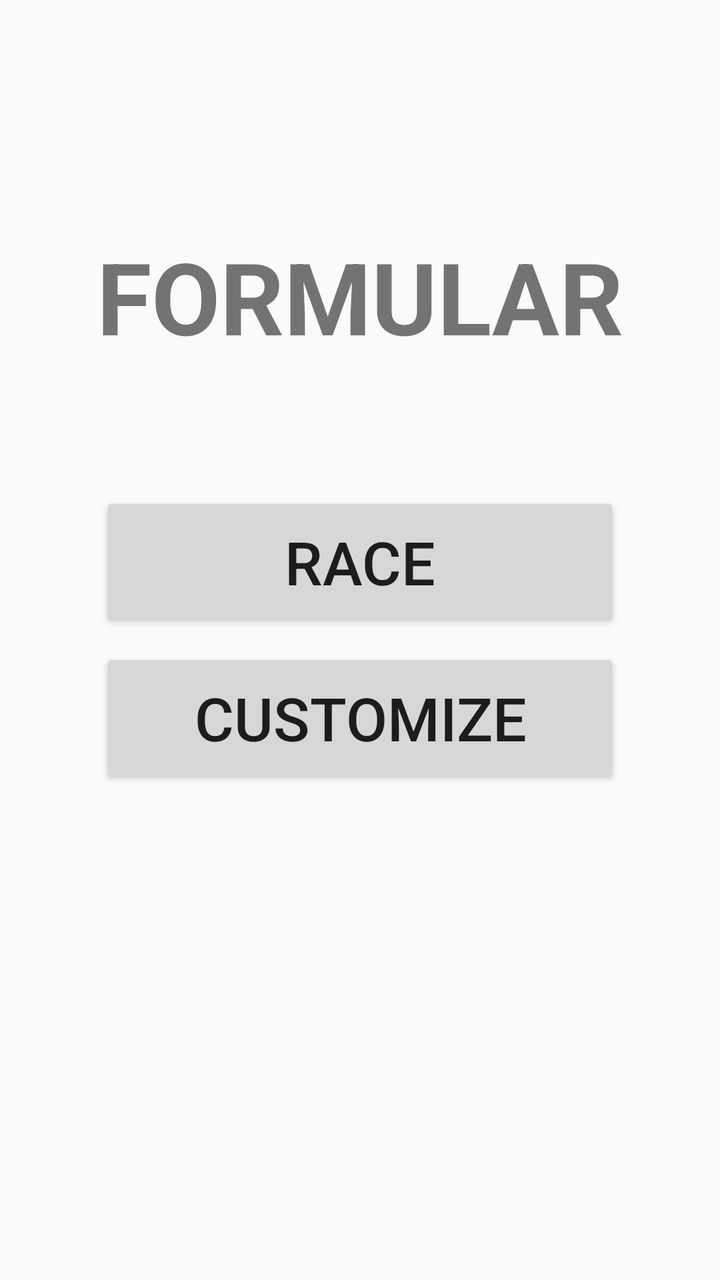
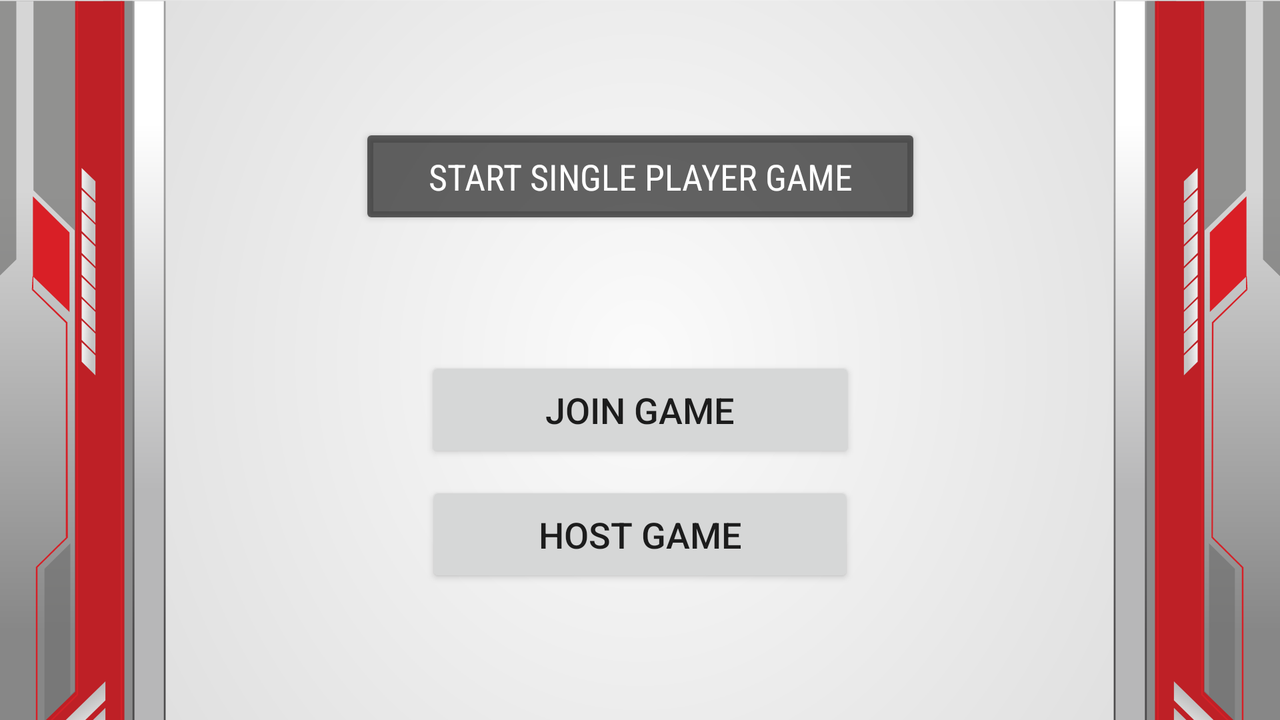

One screen, two layout resources from the same app: the default and the author's alternative for another configuration. Each is rendered where Android would select it; the XML of both is given below.
<!-- AndroidManifest.xml: application theme AppTheme -->
<!-- res/layout/activity_menu.xml -->
<?xml version="1.0" encoding="utf-8"?>
<android.support.constraint.ConstraintLayout xmlns:android="http://schemas.android.com/apk/res/android"
    xmlns:app="http://schemas.android.com/apk/res-auto"
    xmlns:tools="http://schemas.android.com/tools"
    android:layout_width="match_parent"
    android:layout_height="match_parent"
    tools:context=".menu.MenuActivity">
    <TextView
        android:layout_width="wrap_content"
        android:layout_height="wrap_content"
        android:text="@string/app_name"
        android:textSize="50sp"
        android:textStyle="bold"
        android:textAllCaps="true"
        app:layout_constraintBottom_toBottomOf="parent"
        app:layout_constraintEnd_toEndOf="parent"
        app:layout_constraintStart_toStartOf="parent"
        app:layout_constraintTop_toTopOf="parent"
        app:layout_constraintVertical_bias="0.2"/>
    <LinearLayout
        android:layout_width="260dp"
        android:layout_height="wrap_content"
        android:orientation="vertical"
        app:layout_constraintBottom_toBottomOf="parent"
        app:layout_constraintEnd_toEndOf="parent"
        app:layout_constraintStart_toStartOf="parent"
        app:layout_constraintTop_toTopOf="parent">
        <Button
            android:id="@+id/btnRace"
            android:layout_width="match_parent"
            android:layout_height="70dp"
            android:textSize="30sp"
            android:textStyle="normal"
            android:text="@string/race"
            android:layout_marginBottom="8dp"/>
        <Button
            android:id="@+id/btnCustomize"
            android:layout_width="match_parent"
            android:layout_height="70dp"
            android:text="@string/customize"
            android:textSize="30sp"
            android:textStyle="normal" />
    </LinearLayout>
</android.support.constraint.ConstraintLayout>
<!-- resources referenced by this layout -->
<resources>
  <string name="app_name">Formular</string>
  <string name="customize">Customize</string>
  <string name="race">Race</string>
  <style name="AppTheme" parent="Theme.AppCompat.Light">
          
          <item name="colorPrimary">@color/colorPrimary</item>
          <item name="colorPrimaryDark">@color/colorPrimaryDark</item>
          <item name="colorAccent">@color/colorAccent</item>
  
          <item name="android:windowNoTitle">true</item>
          <item name="android:windowTranslucentStatus">true</item>
          <item name="android:windowTranslucentNavigation">true</item>
      </style>
  <color name="colorPrimary">@android:color/transparent</color>
  <color name="colorPrimaryDark">@android:color/transparent</color>
  <color name="colorAccent">#60A8AB</color>
</resources>
<!-- res/layout-land/activity_menu.xml (the author's variant of the layout above) -->
<!-- drawn on the phone turned sideways -->
<?xml version="1.0" encoding="utf-8"?>
<android.support.constraint.ConstraintLayout xmlns:android="http://schemas.android.com/apk/res/android"
    xmlns:app="http://schemas.android.com/apk/res-auto"
    xmlns:tools="http://schemas.android.com/tools"
    android:layout_width="match_parent"
    android:layout_height="match_parent"
    android:background="@drawable/ic_menu_size_s8_landscape"
    tools:context=".menu.MenuActivity">

    <Button
        android:id="@+id/btnStartGame"
        android:layout_width="281dp"
        android:layout_height="53dp"
        android:textSize="18sp"
        android:textStyle="normal"
        android:text="Start Single Player Game"
        android:backgroundTint="?attr/colorControlNormal"
        android:textColor="@android:color/background_light"
        android:fontFamily="sans-serif-condensed"
        app:layout_constraintBottom_toBottomOf="parent"
        app:layout_constraintEnd_toEndOf="parent"
        app:layout_constraintStart_toStartOf="parent"
        app:layout_constraintTop_toTopOf="parent"
        app:layout_constraintVertical_bias="0.201" />

    <Button
        android:id="@+id/btnStartHosting"
        android:layout_width="214dp"
        android:layout_height="53dp"
        android:textSize="18sp"
        android:textStyle="normal"
        android:text="Host Game"
        android:layout_marginTop="5dp"
        app:layout_constraintBottom_toBottomOf="parent"
        app:layout_constraintEnd_toEndOf="parent"
        app:layout_constraintStart_toStartOf="parent"
        app:layout_constraintTop_toTopOf="@+id/btnJoinGame"
        app:layout_constraintVertical_bias="0.463" />

    <Button
        android:id="@+id/btnJoinGame"
        android:layout_width="215dp"
        android:layout_height="53dp"
        android:textSize="18sp"
        android:textStyle="normal"
        android:text="Join Game"
        app:layout_constraintBottom_toBottomOf="parent"
        app:layout_constraintEnd_toEndOf="parent"
        app:layout_constraintStart_toStartOf="parent"
        app:layout_constraintTop_toTopOf="parent"
        app:layout_constraintVertical_bias="0.581" />
</android.support.constraint.ConstraintLayout>
<!-- resources referenced by the variant -->
<!-- as the phone turned sideways resolves them -->
<resources>
  <!-- drawable ic_menu_size_s8_landscape: vector/xml drawable (drawable, 97740 chars, omitted) -->
  <style name="AppTheme" parent="Theme.AppCompat.Light">
          
          <item name="colorPrimary">@color/colorPrimary</item>
          <item name="colorPrimaryDark">@color/colorPrimaryDark</item>
          <item name="colorAccent">@color/colorAccent</item>
  
          <item name="android:windowNoTitle">true</item>
          <item name="android:windowTranslucentStatus">true</item>
          <item name="android:windowTranslucentNavigation">true</item>
      </style>
  <color name="colorPrimary">@android:color/transparent</color>
  <color name="colorPrimaryDark">@android:color/transparent</color>
  <color name="colorAccent">#60A8AB</color>
</resources>
